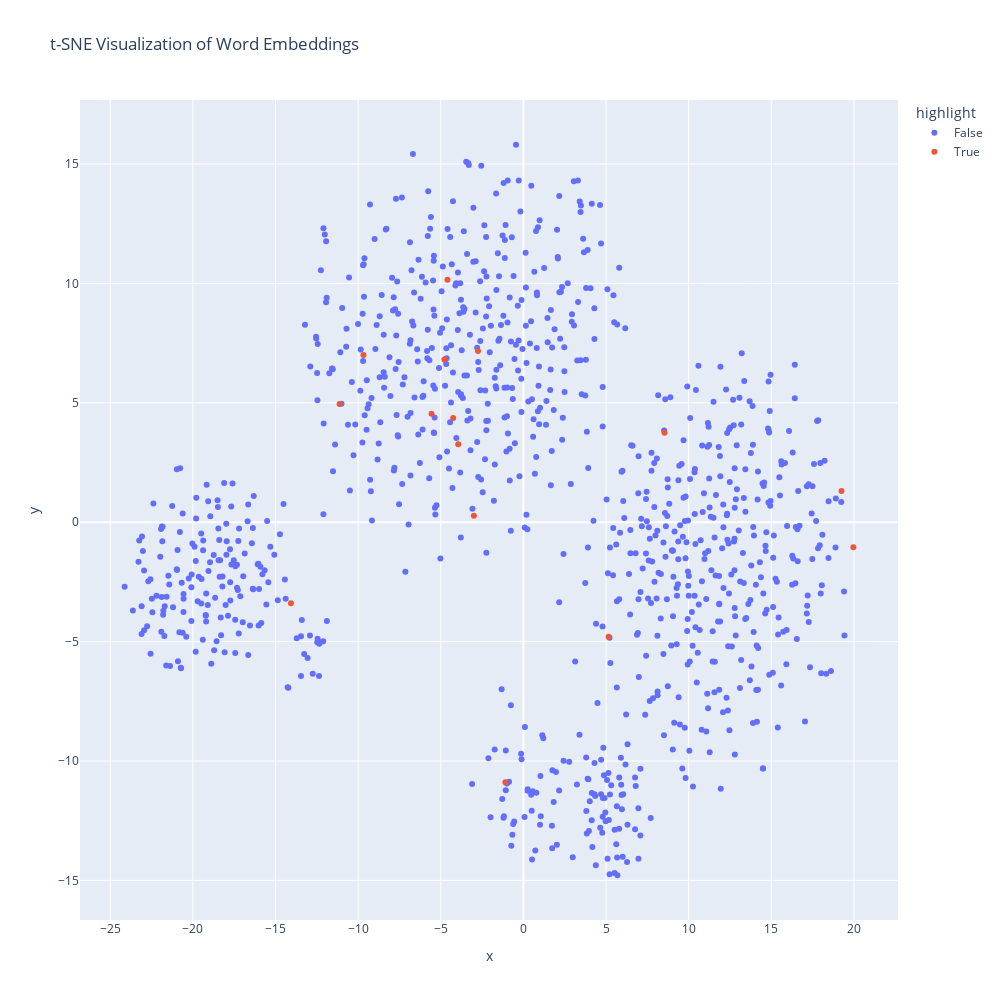

Notebook code for this chart:
### Code cell
import numpy as np
import pandas as pd
import plotly.express as px
from sklearn.manifold import TSNE
from sklearn.decomposition import PCA

# Load embeddings and titles
embeddings = title_embeddings.cpu().numpy()
tsne = TSNE(n_components=2, random_state=0)
embeddings_2d = tsne.fit_transform(embeddings)
tsne_df = pd.DataFrame(embeddings_2d, columns=['x', 'y'])
tsne_df['title'] = titles

# Define a column to specify if the title contains a specific string
specific_string = "x-ray"  # Change this to your desired string
tsne_df['highlight'] = tsne_df['title'].apply(lambda x: specific_string in x)

# Plot with Plotly
fig = px.scatter(tsne_df, x='x', y='y', color='highlight', hover_data=['title'], title='t-SNE Visualization of Word Embeddings', width=1000, height=1000)
fig.update_layout(
    xaxis_title='x',
    yaxis_title='y',
)
fig.show()

### Figure 1 — Plotly figure (JSON) as saved in the notebook; plotly's stock layout.template omitted (floating-point values rounded to 4 significant figures; data arrays with more than 128 entries replaced by an {"elided": "..."} marker saying what was removed)
{"data": [{"customdata": {"elided": "985x1 str values"}, "hovertemplate": "highlight=False<br>x=%{x}<br>y=%{y}<br>title=%{customdata[0]}<extra></extra>", "legendgroup": "False", "marker": {"color": "#636efa", "symbol": "circle"}, "mode": "markers", "name": "False", "orientation": "v", "showlegend": true, "type": "scatter", "x": {"elided": "985 float values"}, "xaxis": "x", "y": {"elided": "985 float values"}, "yaxis": "y"}, {"customdata": [["huge magneto-crystalline anisotropy of x-ray linear dichroism observed\n  on co/femn bilayers"], ["discovery of x-ray emission from the young radio pulsar psr j1357-6429"], ["the radio emission, x-ray emission, and hydrodynamics of g328.4+0.2: a\n  comprehensive analysis of a luminous pulsar wind nebula, its neutron star,\n  and the progenitor supernova explosion"], ["near-infrared spectra of the black hole x-ray binary, a0620-00"], ["diffuse x-ray emission from the carina nebula observed with suzaku"], ["dramatic variability of x-ray absorption lines in the black hole\n  candidate cygnus x-1"], ["modeling accretion disk x-ray continuum of black hole candidates"], ["non-resonant and resonant x-ray scattering studies on multiferroic\n  tbmn2o5"], ["swift/xrt observes the fifth outburst of the periodic supergiant fast\n  x-ray transient igr j11215-5952"], ["x-ray dichroism and the pseudogap phase of cuprates"], ["study on correlations between the twin kilohertz quasi-periodic\n  oscillations in low-mass x-ray binaries"], ["constraints on the interactions between dark matter and baryons from the\n  x-ray quantum calorimetry experiment"], ["jet interactions in massive x-ray binaries"], ["compton x-ray and gamma-ray emission from extended radio galaxies"], ["x-ray timing observations of psr j1930+1852 in the crab-like snr\n  g54.1+0.3"]], "hovertemplate": "highlight=True<br>x=%{x}<br>y=%{y}<br>title=%{customdata[0]}<extra></extra>", "legendgroup": "True", "marker": {"color": "#EF553B", "symbol": "circle"}, "mode": "markers", "name": "True", "orientation": "v", "showlegend": true, "type": "scatter", "x": [-9.679, -14.07, -4.781, 5.153, -1.092, 8.539, -2.998, -5.56, -4.594, 19.25, -3.945, -2.748, 19.96, -11.12, -4.251], "xaxis": "x", "y": [6.998, -3.398, 6.814, -4.792, -10.89, 3.748, 0.2727, 4.546, 10.15, 1.304, 3.266, 7.172, -1.043, 4.953, 4.365], "yaxis": "y"}], "layout": {"height": 1000, "legend": {"title": {"text": "highlight"}, "tracegroupgap": 0}, "title": {"text": "t-SNE Visualization of Word Embeddings"}, "width": 1000, "xaxis": {"anchor": "y", "domain": [0, 1], "title": {"text": "x"}}, "yaxis": {"anchor": "x", "domain": [0, 1], "title": {"text": "y"}}}}
